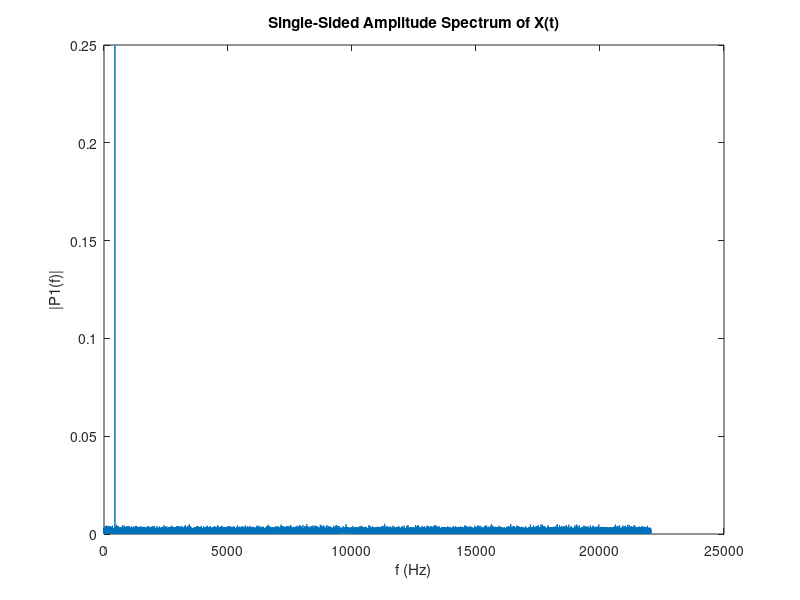

MATLAB code for this plot:
% Find the amplitude spectrum of a signal using fft

srate = 44100;
tt = 0:1/srate:2;
freq = 440;
amplt = 0.25;
snd = amplt * sin(2*pi*freq*tt);

snd = snd + amplt*randn(1,length(snd));


sound(snd , srate);

L = length(tt);
Y = fft(snd);
P2 = abs(Y/L);
P1 = P2(1:L/2+1);
P1(2:end-1) = 2*P1(2:end-1);
f = srate*(0:(L/2))/L;
plot(f,P1);
title("Single-Sided Amplitude Spectrum of X(t)")
xlabel("f (Hz)")
ylabel("|P1(f)|")

